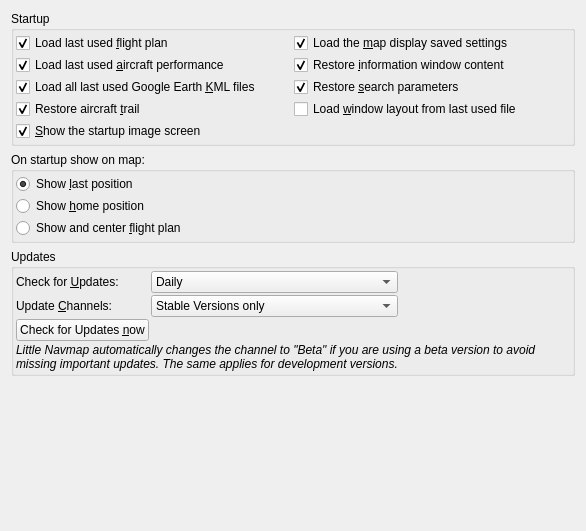
          <widget class="QWidget" name="scrollAreaWidgetContents_3">
           <property name="geometry">
            <rect>
             <x>0</x>
             <y>0</y>
             <width>586</width>
             <height>531</height>
            </rect>
           </property>
           <layout class="QVBoxLayout" name="verticalLayout_21">
            <item>
             <widget class="QGroupBox" name="groupBox_9">
              <property name="title">
               <string>Startup</string>
              </property>
              <layout class="QGridLayout" name="gridLayout_17">
               <property name="leftMargin">
                <number>2</number>
               </property>
               <property name="topMargin">
                <number>2</number>
               </property>
               <property name="rightMargin">
                <number>2</number>
               </property>
               <property name="bottomMargin">
                <number>2</number>
               </property>
               <property name="spacing">
                <number>2</number>
               </property>
               <item row="1" column="0">
                <widget class="QCheckBox" name="checkBoxOptionsStartupLoadPerf">
                 <property name="text">
                  <string>Load last used &amp;aircraft performance</string>
                 </property>
                 <property name="checked">
                  <bool>true</bool>
                 </property>
                </widget>
               </item>
               <item row="2" column="0">
                <widget class="QCheckBox" name="checkBoxOptionsStartupLoadKml">
                 <property name="text">
                  <string>Load all last used Google Earth &amp;KML files</string>
                 </property>
                 <property name="checked">
                  <bool>true</bool>
                 </property>
                </widget>
               </item>
               <item row="0" column="0">
                <widget class="QCheckBox" name="checkBoxOptionsStartupLoadRoute">
                 <property name="text">
                  <string>Load last used &amp;flight plan</string>
                 </property>
                 <property name="checked">
                  <bool>true</bool>
                 </property>
                </widget>
               </item>
               <item row="1" column="1">
                <widget class="QCheckBox" name="checkBoxOptionsStartupLoadInfoContent">
                 <property name="toolTip">
                  <string>Restore all information window tabs with airport, navaid and other information</string>
                 </property>
                 <property name="text">
                  <string>Restore &amp;information window content</string>
                 </property>
                 <property name="checked">
                  <bool>true</bool>
                 </property>
                </widget>
               </item>
               <item row="2" column="1">
                <widget class="QCheckBox" name="checkBoxOptionsStartupLoadSearch">
                 <property name="toolTip">
                  <string>Restore the search settings in airport, navaid, procedure, userpoint,
logbook and other search tabs</string>
                 </property>
                 <property name="text">
                  <string>Restore &amp;search parameters</string>
                 </property>
                 <property name="checked">
                  <bool>true</bool>
                 </property>
                </widget>
               </item>
               <item row="3" column="1">
                <widget class="QCheckBox" name="checkBoxOptionsStartupLoadLayout">
                 <property name="toolTip">
                  <string>Loads the window layout from the last opened window layout file on startup.
This is the file on top of the list &quot;Recent Window Layouts&quot;.</string>
                 </property>
                 <property name="text">
                  <string>Load &amp;window layout from last used file</string>
                 </property>
                 <property name="checked">
                  <bool>false</bool>
                 </property>
                </widget>
               </item>
               <item row="3" column="0">
                <widget class="QCheckBox" name="checkBoxOptionsStartupLoadTrail">
                 <property name="toolTip">
                  <string>Load the last flight trail flown</string>
                 </property>
                 <property name="text">
                  <string>Restore aircraft &amp;trail</string>
                 </property>
                 <property name="checked">
                  <bool>true</bool>
                 </property>
                </widget>
               </item>
               <item row="0" column="1">
                <widget class="QCheckBox" name="checkBoxOptionsStartupLoadMapSettings">
                 <property name="toolTip">
                  <string>Load the last used map display settings (airport, VOR, etc.) at startup. Otherwise goes back to default settings on startup.</string>
                 </property>
                 <property name="text">
                  <string>Load the &amp;map display saved settings</string>
                 </property>
                 <property name="checked">
                  <bool>true</bool>
                 </property>
                </widget>
               </item>
               <item row="4" column="0">
                <widget class="QCheckBox" name="checkBoxOptionsStartupShowSplash">
                 <property name="toolTip">
                  <string>Show the startup image screen if enabled</string>
                 </property>
                 <property name="text">
                  <string>&amp;Show the startup image screen</string>
                 </property>
                 <property name="checked">
                  <bool>true</bool>
                 </property>
                </widget>
               </item>
              </layout>
             </widget>
            </item>
            <item>
             <widget class="QGroupBox" name="groupBoxOptionsStartupShowMap">
              <property name="title">
               <string>On startup show on map:</string>
              </property>
              <property name="alignment">
               <set>Qt::AlignLeading|Qt::AlignLeft|Qt::AlignTop</set>
              </property>
              <layout class="QVBoxLayout" name="verticalLayout_3">
               <property name="spacing">
                <number>2</number>
               </property>
               <property name="leftMargin">
                <number>2</number>
               </property>
               <property name="topMargin">
                <number>2</number>
               </property>
               <property name="rightMargin">
                <number>2</number>
               </property>
               <property name="bottomMargin">
                <number>2</number>
               </property>
               <item>
                <widget class="QRadioButton" name="radioButtonOptionsStartupShowLast">
                 <property name="toolTip">
                  <string>Show last used map position on startup.</string>
                 </property>
                 <property name="text">
                  <string>Show &amp;last position</string>
                 </property>
                 <property name="checked">
                  <bool>true</bool>
                 </property>
                </widget>
               </item>
               <item>
                <widget class="QRadioButton" name="radioButtonOptionsStartupShowHome">
                 <property name="toolTip">
                  <string>Show the map home position after startup.</string>
                 </property>
                 <property name="text">
                  <string>Show &amp;home position</string>
                 </property>
                </widget>
               </item>
               <item>
                <widget class="QRadioButton" name="radioButtonOptionsStartupShowFlightplan">
                 <property name="toolTip">
                  <string>Center the last used flight plan on the map on startup.</string>
                 </property>
                 <property name="text">
                  <string>Show and center &amp;flight plan</string>
                 </property>
                </widget>
               </item>
              </layout>
             </widget>
            </item>
            <item>
             <widget class="QGroupBox" name="groupBoxOptionsUpdate">
              <property name="title">
               <string>Updates</string>
              </property>
              <layout class="QGridLayout" name="gridLayout_16">
               <property name="leftMargin">
                <number>2</number>
               </property>
               <property name="topMargin">
                <number>2</number>
               </property>
               <property name="rightMargin">
                <number>2</number>
               </property>
               <property name="bottomMargin">
                <number>2</number>
               </property>
               <property name="spacing">
                <number>2</number>
               </property>
               <item row="0" column="1">
                <widget class="QComboBox" name="comboBoxOptionsStartupUpdateRate">
                 <property name="toolTip">
                  <string>How often to check for updates on startup.</string>
                 </property>
                 <property name="currentIndex">
                  <number>0</number>
                 </property>
                 <item>
                  <property name="text">
                   <string>Daily</string>
                  </property>
                 </item>
                 <item>
                  <property name="text">
                   <string>Weekly</string>
                  </property>
                 </item>
                 <item>
                  <property name="text">
                   <string>Never / Manual</string>
                  </property>
                 </item>
                </widget>
               </item>
               <item row="2" column="0">
                <widget class="QPushButton" name="pushButtonOptionsStartupCheckUpdate">
                 <property name="text">
                  <string>Check for Updates &amp;now</string>
                 </property>
                </widget>
               </item>
               <item row="1" column="0" alignment="Qt::AlignVCenter">
                <widget class="QLabel" name="labelOptionsStartupUpdateChannels">
                 <property name="text">
                  <string>Update &amp;Channels:</string>
                 </property>
                 <property name="buddy">
                  <cstring>comboBoxOptionsStartupUpdateChannels</cstring>
                 </property>
                </widget>
               </item>
               <item row="1" column="1">
                <widget class="QComboBox" name="comboBoxOptionsStartupUpdateChannels">
                 <property name="toolTip">
                  <string>Select the update channels to check.</string>
                 </property>
                 <item>
                  <property name="text">
                   <string>Stable Versions only</string>
                  </property>
                 </item>
                 <item>
                  <property name="text">
                   <string>Stable and Beta Versions</string>
                  </property>
                 </item>
                 <item>
                  <property name="text">
                   <string>Stable, Beta and Development Versions</string>
                  </property>
                 </item>
                </widget>
               </item>
               <item row="0" column="0" alignment="Qt::AlignVCenter">
                <widget class="QLabel" name="labelOptionsStartupUpdateRate">
                 <property name="text">
                  <string>Check for &amp;Updates:</string>
                 </property>
                 <property name="buddy">
                  <cstring>comboBoxOptionsStartupUpdateRate</cstring>
                 </property>
                </widget>
               </item>
               <item row="0" column="2">
                <spacer name="horizontalSpacer_2">
                 <property name="orientation">
                  <enum>Qt::Horizontal</enum>
                 </property>
                 <property name="sizeHint" stdset="0">
                  <size>
                   <width>40</width>
                   <height>20</height>
                  </size>
                 </property>
                </spacer>
               </item>
               <item row="3" column="0" colspan="3">
                <widget class="QLabel" name="labelOptionsUpdatesHint">
                 <property name="text">
                  <string>&lt;html&gt;&lt;head/&gt;&lt;body&gt;&lt;p&gt;&lt;img src=&quot;:/littlenavmap/resources/icons/bulb.svg&quot;/&gt;&lt;span style=&quot; font-style:italic;&quot;&gt;Little Navmap automatically changes the channel to &amp;quot;Beta&amp;quot; if you are using a beta version to avoid missing important updates. The same applies for development versions.&lt;/span&gt;&lt;/p&gt;&lt;/body&gt;&lt;/html&gt;</string>
                 </property>
                 <property name="wordWrap">
                  <bool>true</bool>
                 </property>
                 <property name="margin">
                  <number>10</number>
                 </property>
                 <property name="textInteractionFlags">
                  <set>Qt::LinksAccessibleByMouse|Qt::TextSelectableByMouse</set>
                 </property>
                </widget>
               </item>
              </layout>
             </widget>
            </item>
            <item>
             <spacer name="verticalSpacer">
              <property name="orientation">
               <enum>Qt::Vertical</enum>
              </property>
              <property name="sizeHint" stdset="0">
               <size>
                <width>20</width>
                <height>0</height>
               </size>
              </property>
             </spacer>
            </item>
           </layout>
          </widget>
